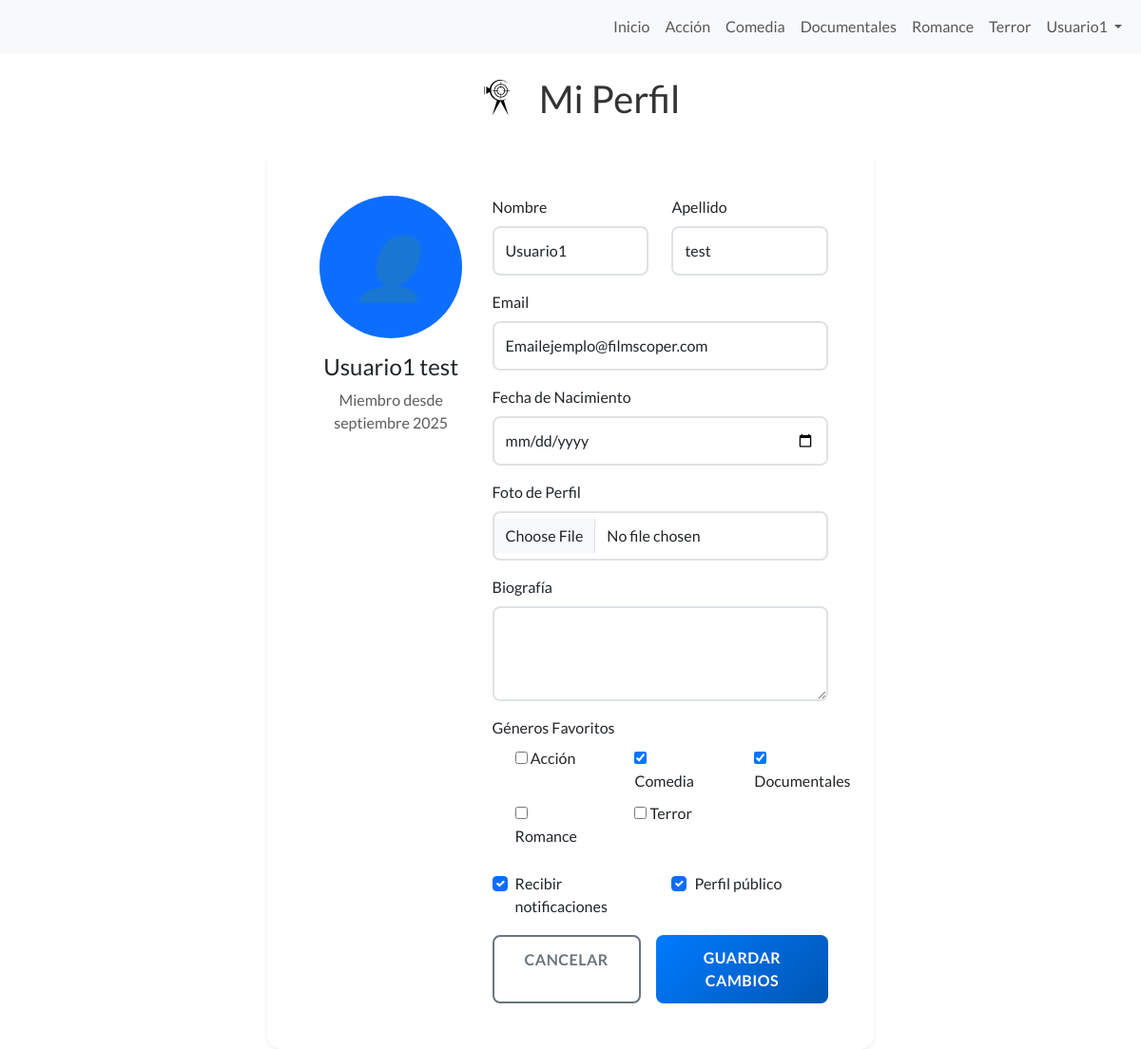
Page /perfil/ (signed in) on the committed database.
### core/models.py (models this page shows, shortened)
class Categoria(models.Model):
    nombre = models.CharField(max_length=50, unique=True)
    slug = models.SlugField(unique=True)
    descripcion = models.TextField(blank=True)
    class Meta:
        verbose_name = "Categoría"
        verbose_name_plural = "Categorías"
        ordering = ['nombre']
    def __str__(self):
        return self.nombre

class PerfilUsuario(models.Model):
    user = models.OneToOneField(User, on_delete=models.CASCADE, related_name='perfil')
    fecha_nacimiento = models.DateField(blank=True, null=True)
    foto_perfil = models.ImageField(upload_to='usuarios/fotos/', blank=True)
    biografia = models.TextField(max_length=500, blank=True)
    generos_favoritos = models.ManyToManyField(Categoria, blank=True, related_name='usuarios_favoritos')
    peliculas_favoritas = models.ManyToManyField(Pelicula, blank=True, related_name='usuarios_favoritas')
    ver_mas_tarde = models.ManyToManyField(Pelicula, blank=True, related_name='usuarios_ver_mas_tarde')
    recibir_notificaciones = models.BooleanField(default=True)
    perfil_publico = models.BooleanField(default=True)
    fecha_creacion = models.DateTimeField(auto_now_add=True)
    fecha_actualizacion = models.DateTimeField(auto_now=True)
    class Meta:
        verbose_name = "Perfil de Usuario"
        verbose_name_plural = "Perfiles de Usuarios"

### core/views.py (the view)
# urls.py: path('perfil/', views.perfil, name='perfil'),
@login_required
def perfil(request):
    try:
        perfil_usuario = request.user.perfil
    except PerfilUsuario.DoesNotExist:
        perfil_usuario = PerfilUsuario.objects.create(user=request.user)
    if request.method == 'POST':
        form = PerfilForm(request.POST, request.FILES, instance=perfil_usuario, user=request.user)
        if form.is_valid():
            form.save()
            messages.success(request, '¡Perfil actualizado exitosamente!')
            return redirect('core:perfil')
    else:
        form = PerfilForm(instance=perfil_usuario, user=request.user)
    return render(request, 'core/perfil.html', {'form': form, 'perfil': perfil_usuario})

### core/context_processors.py (called while the page is built)
def categorias_context(request):
    categorias = Categoria.objects.all().order_by('nombre')
    return {
        'categorias_nav': categorias
    }

### core/templates/core/perfil.html (shortened to what this page needs)
{% extends 'core/base.html' %}
{% load static %}
{% block content %}
<header>
    <div class="filmscoper-icon">
        <img src="{% static 'core/img/icons/filmscoperlogo.svg' %}" alt="FilmScoper Logo">
    </div>
    <h1>Mi Perfil</h1>
</header>
<main class="container-fluid">
    <div class="row justify-content-center">
        <div class="col-12 col-lg-8">
            <div class="card shadow-sm">
                <div class="card-body p-5">
                    <div class="row">
                        <div class="col-md-4 text-center mb-4">
                            {% if perfil.foto_perfil %}
                                <img src="{{ perfil.foto_perfil.url }}" class="rounded-circle mb-3" width="150" height="150" style="object-fit: cover;" alt="Foto de perfil">
                            {% else %}
                                <div class="bg-primary rounded-circle d-flex align-items-center justify-content-center mb-3 mx-auto" style="width: 150px; height: 150px;">
                                    <i class="text-white" style="font-size: 4rem;">👤</i>
                                </div>
                            {% endif %}
                            <h4>{{ user.get_full_name|default:user.username }}</h4>
                            <p class="text-muted">Miembro desde {{ user.date_joined|date:"F Y" }}</p>
                        </div>
                        <div class="col-md-8">
                            <form method="post" enctype="multipart/form-data">
                                <div class="row">
                                    <div class="col-md-6 mb-3">
                                        <label for="{{ form.first_name.id_for_label }}" class="form-label">Nombre</label>
                                        {{ form.first_name }}
                                    </div>
                                    <div class="col-md-6 mb-3">
                                        <label for="{{ form.last_name.id_for_label }}" class="form-label">Apellido</label>
                                        {{ form.last_name }}
                                    </div>
                                </div>
                                <div class="mb-3">
                                    <label for="{{ form.email.id_for_label }}" class="form-label">Email</label>
                                    {{ form.email }}
                                </div>
                                <div class="mb-3">
                                    <label for="{{ form.fecha_nacimiento.id_for_label }}" class="form-label">Fecha de Nacimiento</label>
                                    {{ form.fecha_nacimiento }}
                                </div>
                                <div class="mb-3">
                                    <label for="{{ form.foto_perfil.id_for_label }}" class="form-label">Foto de Perfil</label>
                                    {{ form.foto_perfil }}
                                </div>
                                <div class="mb-3">
                                    <label for="{{ form.biografia.id_for_label }}" class="form-label">Biografía</label>
                                    {{ form.biografia }}
                                </div>
                                <div class="mb-3">
                                    <label class="form-label">Géneros Favoritos</label>
                                    <div class="row">
                                        {% for choice in form.generos_favoritos %}
                                            <div class="col-md-4 mb-2">
                                                <div class="form-check">
                                                    {{ choice.tag }}
                                                    <label class="form-check-label" for="{{ choice.id_for_label }}">
                                                        {{ choice.choice_label }}
                                                    </label>
                                                </div>
                                            </div>
                                        {% endfor %}
                                    </div>
                                </div>
                                <div class="row mb-3">
                                    <div class="col-md-6">
                                        <div class="form-check">
                                            {{ form.recibir_notificaciones }}
                                            <label class="form-check-label" for="{{ form.recibir_notificaciones.id_for_label }}">
                                                Recibir notificaciones
                                            </label>
                                        </div>
                                    </div>
                                    <div class="col-md-6">
                                        <div class="form-check">
                                            {{ form.perfil_publico }}
                                            <label class="form-check-label" for="{{ form.perfil_publico.id_for_label }}">
                                                Perfil público
                                            </label>
                                        </div>
                                    </div>
                                </div>
                                <div class="d-grid gap-2 d-md-flex justify-content-md-end">
                                    <a href="{% url 'core:index' %}" class="btn btn-outline-secondary me-md-2">Cancelar</a>
                                    <button type="submit" class="btn btn-primary">Guardar Cambios</button>
                                </div>
                            </form>
                        </div>
                    </div>
                </div>
            </div>
        </div>
    </div>
</main>
{% endblock %}

### core/templates/core/base.html (shortened to what this page needs)
{% load static %}
<!DOCTYPE html>
<html lang="es">
<head>
    <link href="https://cdn.jsdelivr.net/npm/bootstrap@5.3.7/dist/css/bootstrap.min.css"
          rel="stylesheet"
>
    <link rel="stylesheet" href="https://cdn.jsdelivr.net/npm/sweetalert2@11/dist/sweetalert2.min.css">
    <link rel="stylesheet" href="{% static 'core/css/styles.css' %}">
</head>
<body>
    <nav class="navbar navbar-expand-sm bg-body-tertiary w-100 fixed-top">
        <div class="container-fluid">
            <div class="collapse navbar-collapse" id="navbarNav">
                <ul class="navbar-nav ms-auto">
                    <li class="nav-item">
                        <a class="nav-link {% if request.resolver_match.url_name == 'index' %}disabled{% endif %}" href="{% url 'core:index' %}">Inicio</a>
                    </li>
                    {% for categoria in categorias_nav %}
                        <li class="nav-item">
                            <a class="nav-link {% if request.resolver_match.kwargs.categoria_slug == categoria.slug or request.resolver_match.url_name == categoria.slug %}disabled{% endif %}"
                               href="{% url 'core:categoria' categoria.slug %}">{{ categoria.nombre }}</a>
                        </li>
                    {% endfor %}
                    <li class="nav-item dropdown">
                        <a class="nav-link dropdown-toggle" href="#" role="button" data-bs-toggle="dropdown" aria-expanded="false">
                            {% if user.is_authenticated %}
                                {{ user.first_name|default:user.username }}
                            {% else %}
                                Mi Cuenta
                            {% endif %}
                        </a>
                    </li>
                </ul>
            </div>
        </div>
    </nav>
    <main>
        {% block content %}
        {% endblock %}
    </main>
</body>
</html>

### core/static/core/css/styles.css (style rules this page uses)
*::after, *::before { margin: 0; padding: 0; box-sizing: border-box; }
.dropdown-toggle::after { display: inline-block !important; margin-left: 0.255em; vertical-align: 0.255em; content: ""; border-top: 0.3em solid; border-right: 0.3em solid transparent; border-bottom: 0; border-left: 0.3em solid transparent; }
header { position: relative; display: flex; flex-direction: row; justify-content: center; align-items: center; padding: 10px 0 10px 0; margin-top: 50px; }
header h1 { font-family: 'Lato', sans-serif; font-size: 2.5rem; text-align: center; margin: 20px 0; color: #333; }
body { margin: 0 auto; max-width:max-content; font-family: 'Lato', sans-serif; background: white; }
h1 { font-family: 'Lato', sans-serif; font-size: 2.5rem; text-align: center; margin: 20px 0; color: #333; }
.filmscoper-icon { position: static; transform: none; margin-right: 2px; }
.filmscoper-icon img { width: 80px; height: 80px; }
img { max-width: 100%; padding : 0 }
.form-control { border: 2px solid #dee2e6; border-radius: 8px; padding: 0.75rem; font-size: 1rem; transition: all 0.3s ease; }
.btn-primary { background: linear-gradient(135deg, #007bff, #0056b3); border: none; border-radius: 8px; padding: 0.75rem 2rem; font-weight: 600; text-transform: uppercase; letter-spacing: 0.5px; transition: all 0.3s ease; }
.btn-outline-secondary { border: 2px solid #6c757d; border-radius: 8px; padding: 0.75rem 2rem; font-weight: 600; text-transform: uppercase; letter-spacing: 0.5px; transition: all 0.3s ease; }
.card { border: none; border-radius: 15px; box-shadow: 0 10px 30px rgba(0, 0, 0, 0.1); background: rgba(255, 255, 255, 0.95); backdrop-filter: blur(10px); }

### rows in the picture
Categoria: nombre "Acción", choice_label "Acción"
Categoria: nombre "Comedia", choice_label "Comedia"
Categoria: nombre "Documentales", choice_label "Documentales"
Categoria: nombre "Romance", choice_label "Romance"
Categoria: nombre "Terror", choice_label "Terror"
PerfilUsuario: recibir_notificaciones "☑", perfil_publico "☑"

### other values in the picture
{{ user.first_name|default:user.username }} "Usuario1"
{{ user.get_full_name|default:user.username }} "Usuario1 test"
{{ user.date_joined|date:"F Y" }} "septiembre 2025"
